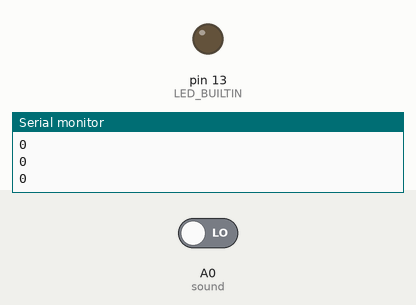
Bench run of a sketch on a simulated Arduino Uno, built with avr-gcc and run on an emulated ATmega328P. On the bench: output pins drawn as LEDs (lit = HIGH), the last lines printed to the serial monitor. Inputs (shaded band) come from the test bench; at power-on: A0 (sound) LOW.

Above: at 1.2 s.
1.3 s: A0 (sound) driven HIGH
At 2.7 s:
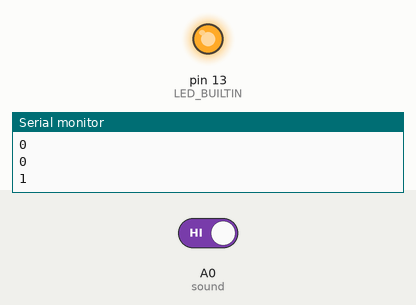
4.3 s: A0 (sound) driven LOW
At 6.1 s:
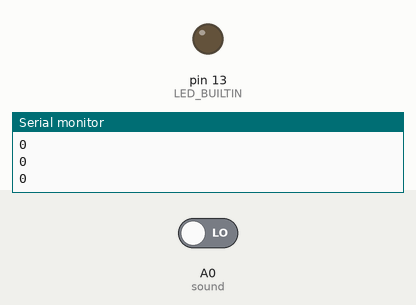
Timing chart, 0 to 7.6 s (numbered marks = the images above; inputs shaded):
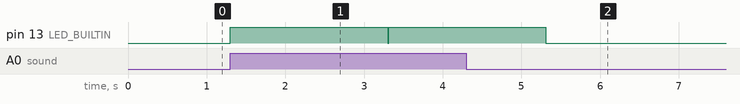

The sketch:

task_1.1.5.ino
```cpp
#define sound A0

void setup() {
  pinMode(sound, INPUT);
  pinMode(LED_BUILTIN, OUTPUT);
  Serial.begin(9600);
}

int reading;

void loop() {
  reading = digitalRead(sound);
  Serial.println(reading);
  if(reading){
    digitalWrite(LED_BUILTIN, HIGH);
    delay(2000);
    digitalWrite(LED_BUILTIN, LOW);
  }
  delay(10);
}
```

Measured:
- after the input at 1.3 s, pin 13 (LED_BUILTIN): LOW → HIGH at once, → LOW 2.0 s later, → HIGH 0.01 s later
- after the input at 4.3 s, pin 13 (LED_BUILTIN): goes on until 5.3 s, then stays LOW
